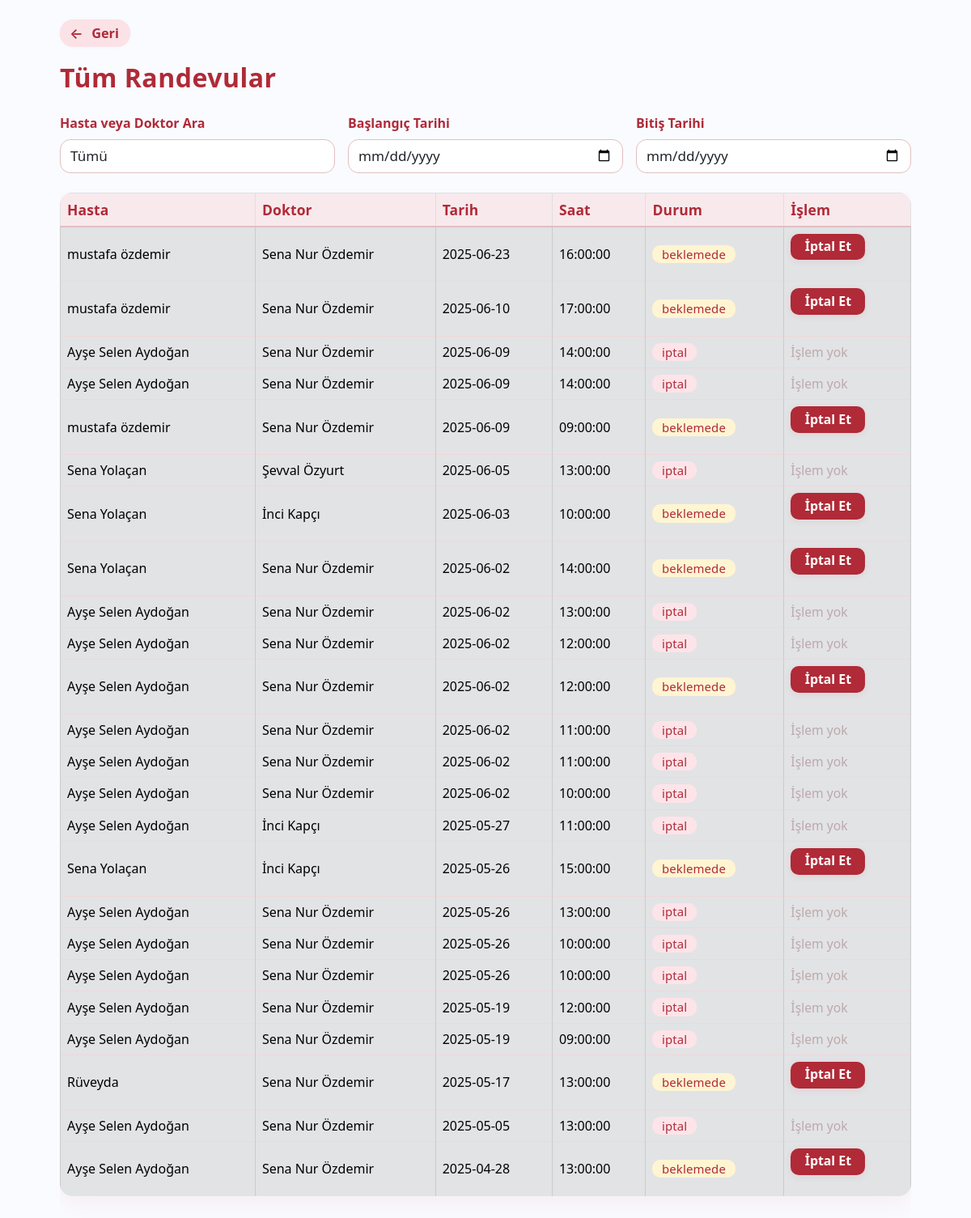
/index.php?page=appointmentsList (signed in), run on the app's committed database.
### tables this page shows
CREATE TABLE `appointments` (
  `id` int(11) NOT NULL,
  `patient_id` int(11) NOT NULL,
  `doctor_id` int(11) NOT NULL,
  `secretary_id` int(11) DEFAULT NULL,
  `appointment_date` date NOT NULL,
  `appointment_time` time NOT NULL,
  `status` enum('beklemede','tamamlandı','iptal') NOT NULL DEFAULT 'beklemede',
  `notes` text DEFAULT NULL,
  `created_at` datetime NOT NULL DEFAULT current_timestamp()
);

CREATE TABLE `users` (
  `id` int(11) NOT NULL,
  `full_name` varchar(255) NOT NULL,
  `tc_no` char(11) NOT NULL,
  `email` varchar(100) NOT NULL,
  `phone` varchar(15) NOT NULL,
  `password` varchar(255) NOT NULL,
  `role` enum('admin','sekreter','doktor','hasta') NOT NULL,
  `created_at` timestamp NOT NULL DEFAULT current_timestamp()
);

### controllers/AppointmentController.php (called while the page is built, shortened)
<?php
require_once BASE_PATH . '/models/Appointment.php';
class AppointmentController {
    public function handleAppointmentsList() {
        $model = new Appointment();
        $appointments = $model->getAllWithNames();
        include BASE_PATH . '/views/dashboard/appointments-list.php';
    }
}

### public/index.php (called while the page is built, shortened)
<?php
$page = $_GET['page'] ?? 'login';
route($page);
?>

### config/Database.php (called while the page is built)
<?php
class Database {
    private static $connection = null;
    public static function getConnection() {
        if (self::$connection === null) {
            $host = 'localhost';
            $db = 'dishane_db';
            $user = 'root';
            $pass = '';
            $charset = 'utf8mb4';
            $dsn = "mysql:host=$host;dbname=$db;charset=$charset";
            $options = [
                PDO::ATTR_ERRMODE => PDO::ERRMODE_EXCEPTION,
                PDO::ATTR_DEFAULT_FETCH_MODE => PDO::FETCH_ASSOC,
                PDO::ATTR_EMULATE_PREPARES => false,
            ];
            try {
                self::$connection = new PDO($dsn, $user, $pass, $options);
            } catch (PDOException $e) {
                die("Veritabanı bağlantı hatası: " . $e->getMessage());
            }
        }
        return self::$connection;
    }
}

### models/Appointment.php (called while the page is built, shortened)
<?php
require_once BASE_PATH . '/config/Database.php';
class Appointment {
    private $conn;
    public function __construct() {
        $this->conn = Database::getConnection();
    }
    public function getAllWithNames() {
        $sql = "SELECT a.id, a.appointment_date, a.appointment_time, a.status, a.notes,
                    p.full_name AS patient_name,
                    d.full_name AS doctor_name
                FROM appointments a
                JOIN users p ON a.patient_id = p.id
                JOIN users d ON a.doctor_id = d.id
                ORDER BY a.appointment_date DESC, a.appointment_time DESC";
        $stmt = $this->conn->prepare($sql);
        $stmt->execute();
        return $stmt->fetchAll(PDO::FETCH_ASSOC);
    }
}

### views/dashboard/appointments-list.php (the view, shortened to what this page needs)
<?php if (!isset($today)) $today = date('Y-m-d'); ?>
<link href="https://cdn.jsdelivr.net/npm/bootstrap@5.3.0/dist/css/bootstrap.min.css" rel="stylesheet">
<link href="https://cdn.jsdelivr.net/npm/tom-select@2.2.2/dist/css/tom-select.bootstrap5.min.css" rel="stylesheet" />
<div class="container my-4">
    <div class="container my-4">
        <div class="geri-btn-kapsayici">
            <a href="index.php?page=dashboard" class="geri-btn-mini">
            <span class="geri-ikon">&#8592;</span> Geri
        </a>
    </div>
    <h2 class="mb-4">Tüm Randevular</h2>
    <div class="row row-cols-1 row-cols-md-3 g-3 mb-4">
        <div class="col">
            <label for="searchSelect" class="form-label">Hasta veya Doktor Ara</label>
            <select id="searchSelect" class="form-select">
                <option value="">Tümü</option>
            </select>
        </div>
        <div class="col">
            <label for="startDate" class="form-label">Başlangıç Tarihi</label>
            <input type="date" id="startDate" class="form-control" min="<?= $today ?>" max="2030-12-31">
        </div>
        <div class="col">
            <label for="endDate" class="form-label">Bitiş Tarihi</label>
            <input type="date" id="endDate" class="form-control" min="<?= $today ?>" max="2030-12-31">
        </div>
    </div>
    <?php if (empty($appointments)): ?>
        <div class="alert alert-info">Hiç randevu bulunamadı.</div>
    <?php else: ?>
        <div class="table-responsive">
            <table class="table table-bordered table-hover align-middle" id="appointmentTable">
                <thead class="table-light">
                    <tr>
                        <th>Hasta</th>
                        <th>Doktor</th>
                        <th>Tarih</th>
                        <th>Saat</th>
                        <th>Durum</th>
                        <th>İşlem</th>
                    </tr>
                </thead>
                <tbody>
                    <?php foreach ($appointments as $appt): ?>
                        <?php
                        $isPast = strtotime($appt['appointment_date']) < strtotime($today);
                        $rowClass = $isPast ? 'table-secondary text-muted' : '';
                        ?>
                        <tr class="<?= $rowClass ?>">
                            <td><?= htmlspecialchars($appt['patient_name']) ?></td>
                            <td><?= htmlspecialchars($appt['doctor_name']) ?></td>
                            <td><?= htmlspecialchars($appt['appointment_date']) ?></td>
                            <td><?= htmlspecialchars($appt['appointment_time']) ?></td>
                            <td>
                                <?php
                                $status = $appt['status'];
                                $badgeClass = match ($status) {
                                    'beklemede' => 'bg-warning text-dark',
                                    'tamamlandı' => 'bg-success',
                                    'iptal' => 'bg-secondary',
                                    default => 'bg-light'
                                };
                                ?>
                                <span class="badge <?= $badgeClass ?>"><?= htmlspecialchars($status) ?></span>
                            </td>
                            <td>
                                <?php if ($status !== 'iptal'): ?>
                                    <form method="POST" action="index.php?page=cancelAppointment" onsubmit="return confirm('Bu randevuyu iptal etmek istediğinize emin misiniz?');">
                                        <button type="submit" class="btn btn-danger btn-sm">İptal Et</button>
                                    </form>
                                <?php else: ?>
                                    <em class="text-muted">İşlem yok</em>
                                <?php endif; ?>
                            </td>
                        </tr>
                    <?php endforeach; ?>
                </tbody>
            </table>
        </div>
    <?php endif; ?>
</div>

### views/dashboard/appointments-list.php (style rules this page uses)
.geri-btn-kapsayici { margin-bottom: 0.7rem; margin-top: 1.1rem; }
.geri-btn-mini { display: inline-flex; align-items: center; gap: .4em; background: #fae2e7; color: #b02a37; font-weight: 600; font-size: 1.02rem; border: none; border-radius: 16px; padding: 5px 14px 5px 11px; text-decoration: none; box-shadow: 0 1px 5px 0 rgba(176,42,55,0.03); transition: background .15s, color .13s; height: 34px; min-width: 62px; }
.geri-btn-mini .geri-ikon { font-size: 1.07em; vertical-align: middle; margin-right: 4px; margin-left: 1px; }
.container { max-width: 1100px; }
h2 { color: #b02a37; font-weight: bold; letter-spacing: .5px; margin-top: 1.2rem; }
.form-label { color: #b02a37; font-weight: 600; }
.form-select, .form-control { border-radius: 13px; border: 1.1px solid #e0bfc2; font-size: 1.07rem; min-height: 42px; background: #fff; }
.table { background: #fff; border-radius: 15px; overflow: hidden; box-shadow: 0 8px 32px 0 rgba(176,42,55,0.07); margin-bottom: 2rem; }
.table thead th { background: #f8e9ec; color: #b02a37; font-weight: 700; border-bottom: 2.2px solid #e0bfc2 !important; font-size: 1.09rem; letter-spacing: .17px; }
.table tbody tr { border-bottom: 1px solid #f0d7d9; }
.table tbody tr:last-child { border-bottom: none; }
.badge { border-radius: 10px; font-size: .93rem; padding: .20em .78em .20em .78em; font-weight: 500; letter-spacing: .01em; box-shadow: none; border: none; line-height: 1.1; display: inline-block; vertical-align: middle; background: #f9f1f3; }
.bg-warning { background: #fff5d2 !important; color: #a48915 !important; }
.bg-secondary, .bg-light { background: #fde4e9 !important; color: #b02a37 !important; border: none; }
.text-dark { color: #b02a37 !important; }
.btn-danger, .btn-danger:visited { background: #b02a37 !important; color: #fff !important; border: none; border-radius: 10px; font-weight: 600; padding: .28em 1.1em; font-size: .99rem; box-shadow: 0 2px 8px 0 rgba(176,42,55, 0.09); transition: background .14s, box-shadow .13s; margin-bottom: 2px; }
em.text-muted { color: #bda9ad !important; font-style: normal; font-size: .98em; }
.table-secondary { background: #f9f4f4 !important; }
.text-muted { color: #9c9c9c !important; }

### data on the page
appointments: users.full_name "mustafa özdemir", users.full_name "Sena Nur Özdemir", appointment_date "2025-06-23", appointment_time "16:00:00", status "beklemede"
appointments: users.full_name "mustafa özdemir", users.full_name "Sena Nur Özdemir", appointment_date "2025-06-10", appointment_time "17:00:00", status "beklemede"
appointments: users.full_name "Ayşe Selen Aydoğan", users.full_name "Sena Nur Özdemir", appointment_date "2025-06-09", appointment_time "14:00:00", status "iptal", shows "İşlem yok"
appointments: users.full_name "Ayşe Selen Aydoğan", users.full_name "Sena Nur Özdemir", appointment_date "2025-06-09", appointment_time "14:00:00", status "iptal", shows "İşlem yok"
appointments: users.full_name "mustafa özdemir", users.full_name "Sena Nur Özdemir", appointment_date "2025-06-09", appointment_time "09:00:00", status "beklemede"
appointments: users.full_name "Sena Yolaçan", users.full_name "Şevval Özyurt", appointment_date "2025-06-05", appointment_time "13:00:00", status "iptal", shows "İşlem yok"
appointments: users.full_name "Sena Yolaçan", users.full_name "İnci Kapçı", appointment_date "2025-06-03", appointment_time "10:00:00", status "beklemede"
appointments: users.full_name "Sena Yolaçan", users.full_name "Sena Nur Özdemir", appointment_date "2025-06-02", appointment_time "14:00:00", status "beklemede"
appointments: users.full_name "Ayşe Selen Aydoğan", users.full_name "Sena Nur Özdemir", appointment_date "2025-06-02", appointment_time "13:00:00", status "iptal", shows "İşlem yok"
appointments: users.full_name "Ayşe Selen Aydoğan", users.full_name "Sena Nur Özdemir", appointment_date "2025-06-02", appointment_time "12:00:00", status "iptal", shows "İşlem yok"
appointments: users.full_name "Ayşe Selen Aydoğan", users.full_name "Sena Nur Özdemir", appointment_date "2025-06-02", appointment_time "12:00:00", status "beklemede"
appointments: users.full_name "Ayşe Selen Aydoğan", users.full_name "Sena Nur Özdemir", appointment_date "2025-06-02", appointment_time "11:00:00", status "iptal", shows "İşlem yok"
appointments: users.full_name "Ayşe Selen Aydoğan", users.full_name "Sena Nur Özdemir", appointment_date "2025-06-02", appointment_time "11:00:00", status "iptal", shows "İşlem yok"
appointments: users.full_name "Ayşe Selen Aydoğan", users.full_name "Sena Nur Özdemir", appointment_date "2025-06-02", appointment_time "10:00:00", status "iptal", shows "İşlem yok"
appointments: users.full_name "Ayşe Selen Aydoğan", users.full_name "İnci Kapçı", appointment_date "2025-05-27", appointment_time "11:00:00", status "iptal", shows "İşlem yok"
appointments: users.full_name "Sena Yolaçan", users.full_name "İnci Kapçı", appointment_date "2025-05-26", appointment_time "15:00:00", status "beklemede"
appointments: users.full_name "Ayşe Selen Aydoğan", users.full_name "Sena Nur Özdemir", appointment_date "2025-05-26", appointment_time "13:00:00", status "iptal", shows "İşlem yok"
appointments: users.full_name "Ayşe Selen Aydoğan", users.full_name "Sena Nur Özdemir", appointment_date "2025-05-26", appointment_time "10:00:00", status "iptal", shows "İşlem yok"
appointments: users.full_name "Ayşe Selen Aydoğan", users.full_name "Sena Nur Özdemir", appointment_date "2025-05-26", appointment_time "10:00:00", status "iptal", shows "İşlem yok"
appointments: users.full_name "Ayşe Selen Aydoğan", users.full_name "Sena Nur Özdemir", appointment_date "2025-05-19", appointment_time "12:00:00", status "iptal", shows "İşlem yok"
appointments: users.full_name "Ayşe Selen Aydoğan", users.full_name "Sena Nur Özdemir", appointment_date "2025-05-19", appointment_time "09:00:00", status "iptal", shows "İşlem yok"
appointments: users.full_name "Rüveyda", users.full_name "Sena Nur Özdemir", appointment_date "2025-05-17", appointment_time "13:00:00", status "beklemede"
appointments: users.full_name "Ayşe Selen Aydoğan", users.full_name "Sena Nur Özdemir", appointment_date "2025-05-05", appointment_time "13:00:00", status "iptal", shows "İşlem yok"
appointments: users.full_name "Ayşe Selen Aydoğan", users.full_name "Sena Nur Özdemir", appointment_date "2025-04-28", appointment_time "13:00:00", status "beklemede"
